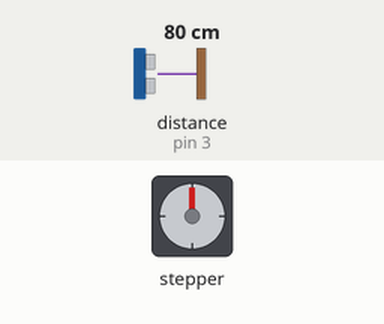
A sketch run on a simulated Arduino Uno, built with avr-gcc and run on an emulated ATmega328P. On the bench: stepper motor. Wiring (inferred from the names in the program): ultrasonic range finder: trigger pin 2; echo pin 3. The test bench sets the inputs (shaded band); at power-on: distance to the obstacle (sensor on pin 3) 80 cm. The echo pulse lasts 58.3 µs per cm; stepper angles assume 2038 steps per turn; what the sketch prints to the serial monitor is not drawn.

Above: at 0.05 s.
Timing chart, 0 to 3.0 s (numbered marks = the images above):
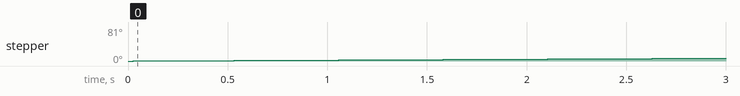

The sketch:

Code.ino
```cpp
#include <Stepper.h>

#define STEPS 2038 // the number of steps in one revolution of your motor (28BYJ-48)

Stepper stepperBase(STEPS, 8, 10, 9, 11);
Stepper stepperArm(STEPS, 4, 6, 5, 7);

const int trigPin = 2;
const int echoPin = 3;
long duration;
int distance;

double baseAngle = 0;
double armAngle = 0;

void setup() {
  pinMode(trigPin, OUTPUT); // Sets the trigPin as an Output
  pinMode(echoPin, INPUT); // Sets the echoPin as an Input
  Serial.begin(9600); // Starts the serial communication
}

double dist()
{
  // Clears the trigPin

  digitalWrite(trigPin, LOW);
  delayMicroseconds(2);
  // Sets the trigPin on HIGH state for 10 micro seconds

  digitalWrite(trigPin, HIGH);
  delayMicroseconds(10);
  digitalWrite(trigPin, LOW);
  // Reads the echoPin, returns the sound wave travel time in microseconds

  duration = pulseIn(echoPin, HIGH);
  // Calculating the distance

  distance= duration*0.034/2;
  // Prints the distance on the Serial Monitor

  return distance;
}

void calculate(double d, double alpha, double beta)
{
    double alphaRad = alpha * 0.0174533;
    double betaRad = beta * 0.0174533;

    double z = 5 - (d * sin(-betaRad));

    double p = d * cos(betaRad);

    double x = p * cos(alphaRad);
    double y = p * sin(alphaRad);

    Serial.print("v ");
    Serial.print(x);
    Serial.print(" ");
    Serial.print(y);
    Serial.print(" ");
    Serial.print(z);
    Serial.print("\n");
}

void loop() {

  if(armAngle + 1.0588 * 2 > 90)  //two times faster
  {
    for(double i = armAngle; i >= 0; i=i-1.0588*2)
    {
      stepperArm.setSpeed(10);
      stepperArm.step(6);
      delay(500);
    }
    delay(1000000);
  }

   stepperBase.setSpeed(10); // 1 rpm
   stepperArm.setSpeed(10);


   for(int i = 0; i < 509; i=i+6) //90stupnjeva, 360 => 2038
   {
    calculate(dist(), baseAngle, armAngle);
    stepperBase.step(6); // do 2038 steps -- corresponds to one revolution in one minute
    delay(500);
    baseAngle += 1.0588;
   }

   stepperArm.step(-6);
   armAngle += 1.0588;
   delay(500);

   for(int i = 0; i < 509; i=i+6) //90stupnjeva, 360 => 2038
   {
    calculate(dist(), baseAngle, armAngle);
    stepperBase.step(-6); // do 2038 steps -- corresponds to one revolution in one minute
    delay(500);
    baseAngle -= 1.0588;
   }

   stepperArm.step(-6);
   armAngle += 1.0588;
   delay(500);
 }
```
